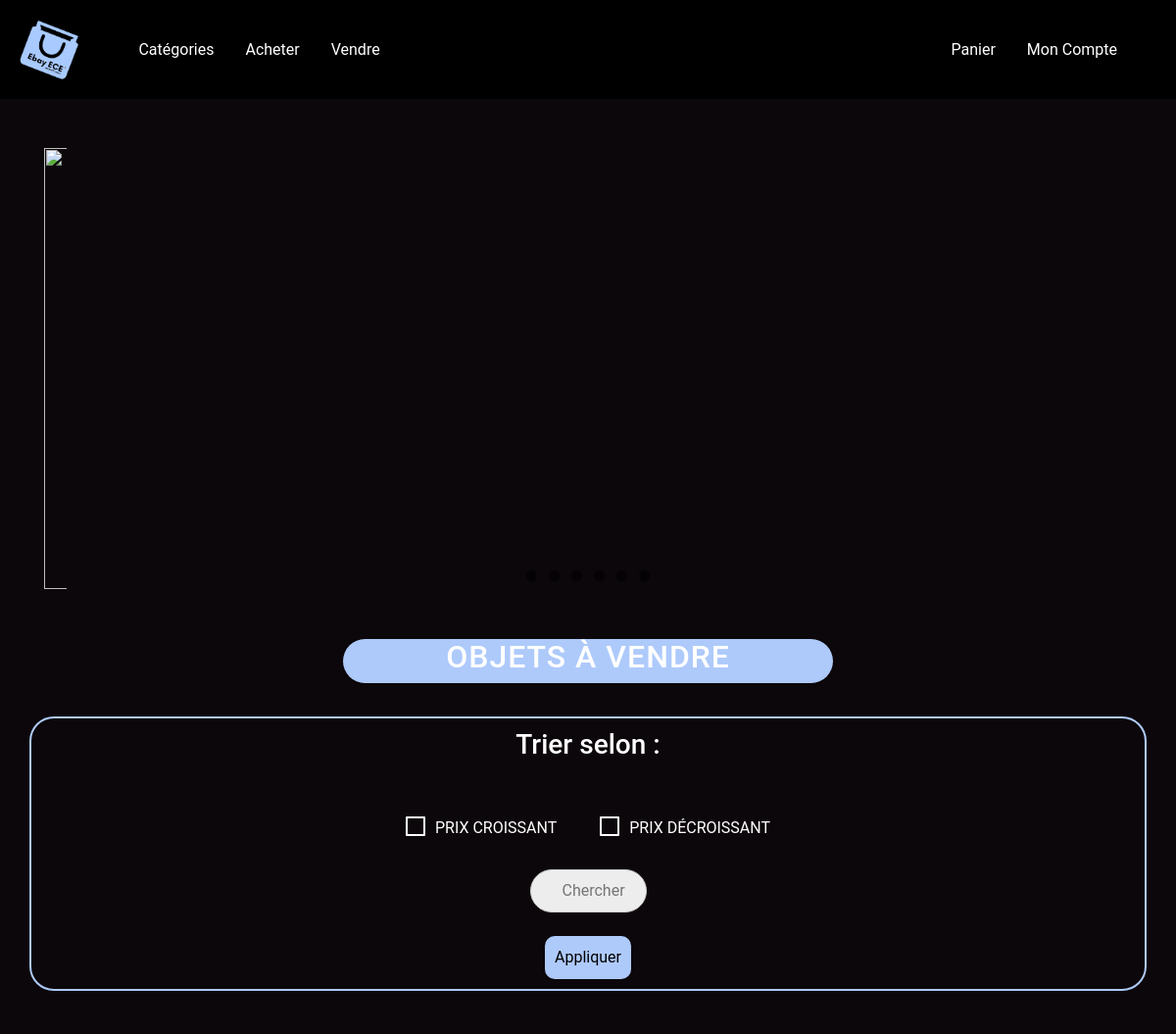
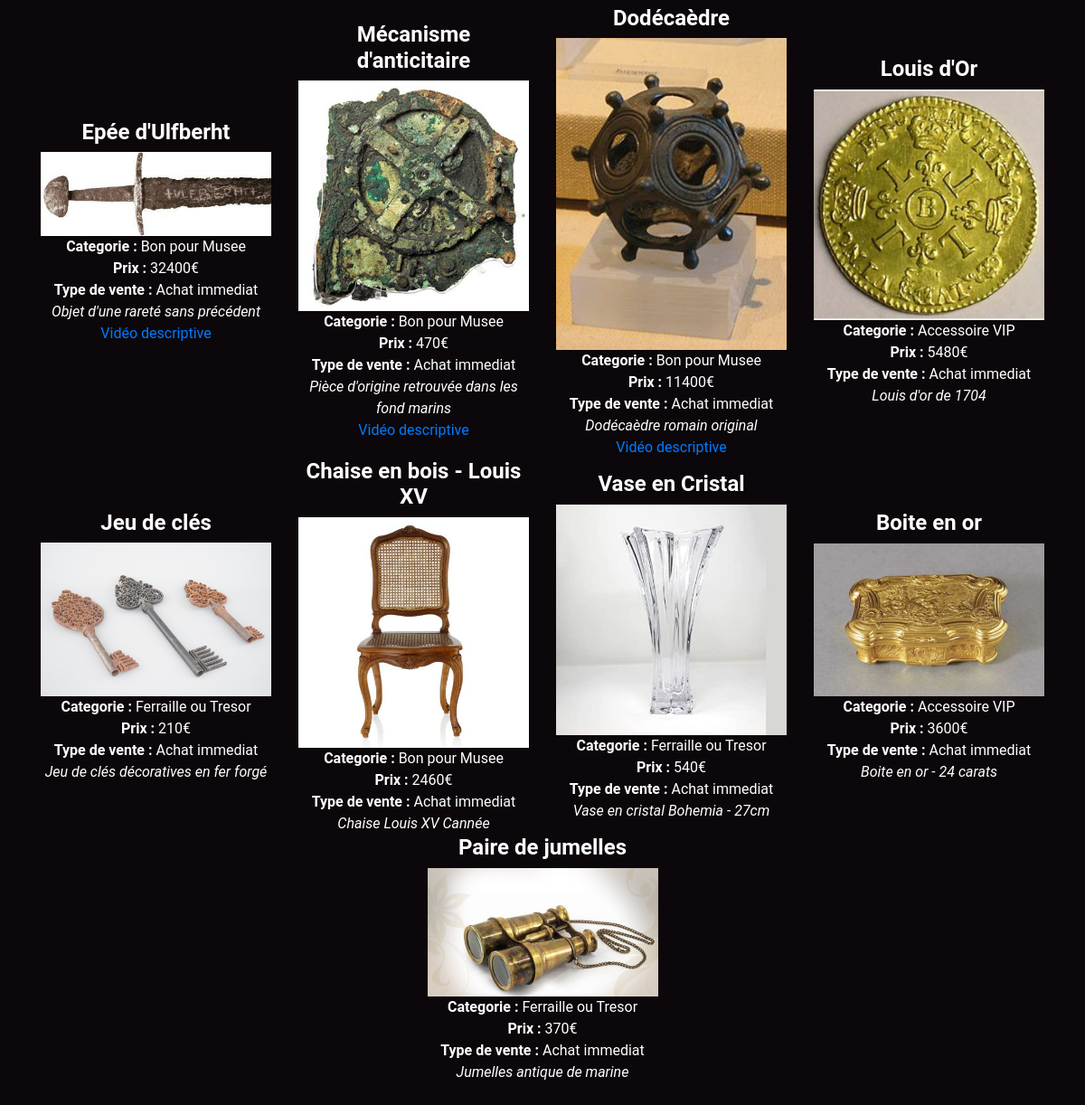
Page /achat.php?id=38 on the committed database (2 pictures, top to bottom).
### tables this page shows
CREATE TABLE IF NOT EXISTS `article` (
  `id` int(11) NOT NULL AUTO_INCREMENT,
  `Nom` varchar(255) NOT NULL,
  `Categorie` varchar(255) NOT NULL,
  `Prix` int(11) NOT NULL,
  `Typedevente` varchar(255) NOT NULL,
  `Description` varchar(255) NOT NULL,
  `idVendeur` int(11) NOT NULL,
  `Photo` varchar(255) NOT NULL,
  `Video` varchar(255) NOT NULL,
  `idAcheteur` varchar(255) NOT NULL,
  PRIMARY KEY (`id`)
);

### achat.php (the view, shortened to what this page needs)
<?php
$bdd = new PDO('mysql:host=127.0.0.1;dbname=piscine2020', 'root', '');
if(isset($_GET['id']) AND $_GET['id'] > 0)
{
    $getid = intval($_GET['id']);
    if(empty($_POST['prixcroi']) AND empty($_POST['prixdecroi']) AND empty($_POST['chercher']))
    {
        $verifarticle = $bdd->prepare('SELECT * FROM article');
        $verifarticle->execute(array($getid));
    }
    $articleexist = $verifarticle->rowCount();
?>
<!DOCTYPE html>
<html>
    <head>
        <link rel="stylesheet" href="https://stackpath.bootstrapcdn.com/bootstrap/4.1.3/css/bootstrap.min.css">
        <link rel="stylesheet" type="text/css" href="styleA.css">
        <link rel="stylesheet" type="text/css" href="slider.css">
        <link rel="stylesheet" type="text/css" href="navbar.css">
        <link rel="stylesheet" type="text/css" href="animtitre.css">
        <link rel="stylesheet" type="text/css" href="tri.css">
        <link rel="stylesheet" type="text/css" href="searchbox.css">
    </head>
    <body>
        <nav class="navbar navbar-expand-md">
            <a href="homeacheteur.php?id=<?php echo $_SESSION['id']?>"><img src="EbayECE.jpg" height="65" width="auto"></a>
            <div class="navbar-collapse" id="main-navigation">
            <ul class="navbar-nav">
                <li class="nav-item deroulant"><a class="nav-link" href="#">Catégories</a>
                </li>
                <li class="nav-item"><a class="nav-link"  href="achat.php?id=<?php echo $_SESSION['id']?>">Acheter</a></li>
                <li class="nav-item"><a class="nav-link"  href="connexionVendeur.php?id=<?php echo $_SESSION['id']?>">Vendre</a></li>
            </ul>
            </div>
            <div class="navbar-end" id="main-navigation">
            <ul class="navbar-nav">
               <li class="nav-item"><a class="nav-link" href="panier.php?id=<?php echo $_SESSION['id']?>">Panier</a></li>
               <li><a class="nav-link" href="compte.php?id=<?php echo $_SESSION['id']?>">Mon Compte</a></li>
            </ul>
            </div>
        </nav>
        <header class="container">
        <ul class="slides">
            <li class="slide-container">
                <div class="slide">
                    <img src="https://scontent-cdg2-1.xx.fbcdn.net/v/t1.15752-9/94385118_864913547315265_5204140378537590784_n.jpg?_nc_cat=111&_nc_sid=b96e70&_nc_ohc=YnxE4vLpeO4AX-e6B6s&_nc_ht=scontent-cdg2-1.xx&oh=b4824501e003c25a23d8ba4a21b8c0f9&oe=5EBFCEC2">
                </div>
            </li>
            <li class="nav-dots">
                <label for="img-1" class="nav-dot" id="img-dot-1"></label>
                <label for="img-2" class="nav-dot" id="img-dot-2"></label>
                <label for="img-3" class="nav-dot" id="img-dot-3"></label>
                <label for="img-4" class="nav-dot" id="img-dot-4"></label>
                <label for="img-5" class="nav-dot" id="img-dot-5"></label>
                <label for="img-6" class="nav-dot" id="img-dot-6"></label>
            </li>
        </ul>
        </header>
        <div>
            <h2>Objets à vendre</h2>
        </div>
        <form method="post" action=''>
            <div class="text-center">
                <div class=" container tri box">
                    <h3>Trier selon : </h3><br><br>
                    <section class="section section--tuli">
                        <div class="toggle-button toggle-button--tuli">
                            <label for="toggleButton11">Prix croissant</label>
                            <div class="toggle-button__icon"></div>
                        </div>
                        <div class="toggle-button toggle-button--tuli">
                            <label for="toggleButton12">Prix décroissant</label>
                            <div class="toggle-button__icon"></div>
                        </div>
                    </section>
                    <br>
                    <div class="search-box">
                       <input type="search" name="chercher" placeholder="Chercher"/>
                    </div><br>
                    <input class="confirmer" type="submit" name="confirmer" value="Appliquer">
                </div>
            </div>
        </form>
        <div class="container">
            <div class="row content">
                <div class="col-sm-12">
                    <div class="row">
                        <?php
                        if($articleexist > 0)
                        {
                            while($data = $verifarticle->fetch())
                            {
                            ?>
                            <div class="col-sm-3 article">
                                <h4><b><?php echo " "; echo $data['Nom']; ?><br></b> </h4>
                                <?php
                                    if(!empty($data['Photo']))
                                    {
                                ?>
                                        <img src="article/photo/<?php echo $data['Photo'];?>" style="width:100%">
                                <?php
                                    }
                                    else
                                    {
                                ?>
                                    <img src="https://cdn.pixabay.com/photo/2017/02/12/21/29/false-2061132_960_720.png" width="103%" >
                                <?php
                                }
                                ?>
                                <b>Categorie : </b><?php echo " "; echo $data['Categorie']; ?><br>
                                <b>Prix : </b><?php echo " "; echo $data['Prix']; ?>€<br>
                                <b>Type de vente : </b><?php echo " "; echo $data['Typedevente']; ?> <br>
                                <i><?php echo $data['Description']; ?></i>
                                <br>
                                <?php
                                if(!empty($data['Video']))
                                {
                                ?>
                                     <a href="article/video/<?php echo $data['Video']; ?>">Vidéo descriptive</a>
                                <?php
                                }
                                ?>
                            </div>
                        <?php
                            }
            }
            ?>
        </div>
    </body>
</html>
<?php
}
?>

### styleA.css (style rules this page uses)
body { padding: 0px; margin: 0px; background: #0c070a; font-family: 'Roboto', sans-serif; margin-bottom: 150px; color: white; }
.article { margin: auto; text-align: center; }

### slider.css (style rules this page uses)
.slides { padding: 0; width: auto; height: 450px; display: block; margin: 0 auto; position: relative; margin-bottom: 50px; margin-top: 50px; }
.slides * { user-select: none; -ms-user-select: none; -moz-user-select: none; -khtml-user-select: none; -webkit-user-select: none; -webkit-animation:slide 30s infinite; -moz-animation:slide 30s infinite; animation:slide 30s infinite; }
.slide-container { display: block; }
.slide { top: 0; opacity: 0; width: auto; height: 450px; display: block; position: absolute; transform: scale(0); align-content: center; transition: all .7s ease-in-out; }
.slide img { display:block; width: 115.7%; height: 450px; }
input:checked + .slide-container .slide { opacity: 1; transform: scale(1); transition: opacity 1s ease-in-out; }
.nav-dots { width: 100%; bottom: 9px; height: 11px; display: block; position: absolute; text-align: center; }
.nav-dots .nav-dot { top: -5px; width: 11px; height: 11px; margin: 0 4px; position: relative; border-radius: 100%; display: inline-block; background-color: rgba(0, 0, 0, 0.6); }

### navbar.css (style rules this page uses)
.navbar { background:#000; }
.nav-link, .navbar-brand { color: white; cursor: pointer; }
.nav-link { margin-right: 1em !important; }
.navbar-collapse { padding-left: 50px; justify-content: flex-start; }
.navbar-end { padding-right: 20px; justify-content: flex-end; }
nav ul { list-style-type: none; }
nav a { display: block; padding: 10px 0px; color: black; }

### animtitre.css (style rules this page uses)
h2 { text-align:center; text-transform:uppercase; letter-spacing:1px; width: 500px; margin:0 auto; position:relative; height: 30px; margin-bottom: 50px; }
h2:after { content:""; display: block; height: 150%; width: 100%; background: #AECAFB; position: absolute; bottom: 15px; top: 1px; border-radius: 50px; z-index: -1; animation: monAnim 1s infinite ease-in-out alternate; }

### tri.css (style rules this page uses)
*, *::after, *::before { box-sizing: border-box; }
.box { border: 2px solid #AECAFB; border-radius: 25px; padding: 10px; margin-bottom: 50px; }
.toggle-button { margin: 0 20px; }
.toggle-button { position: relative; display: inline-block; color: #fff; }
.toggle-button label { display: inline-block; text-transform: uppercase; cursor: pointer; text-align: left; }
.toggle-button__icon { cursor: pointer; pointer-events: none; }
.toggle-button__icon:before, .toggle-button__icon:after { content: ""; position: absolute; top: 45%; left: 35%; transition: 0.2s ease-out; }
.toggle-button--tuli label { line-height: 20px; text-indent: 30px; }
.toggle-button--tuli .toggle-button__icon { position: absolute; top: 0; left: 0; width: 20px; height: 20px; transition: all 0.2s; border: 2px solid #fff; border-radius: 1px; box-shadow: 0 1px 0 rgba(0, 0, 0, 0.1); text-shadow: 0 1px 0 rgba(0, 0, 0, 0.1); }
.toggle-button--tuli .toggle-button__icon:before, .toggle-button--tuli .toggle-button__icon:after { top: 5px; left: 2px; width: 12px; height: 2px; border-radius: 3px; background: #fff; box-shadow: 0 1px 0 rgba(0, 0, 0, 0.1); top: 35%; background: #61B136; opacity: 0; transform-origin: left center; }
.toggle-button--tuli .toggle-button__icon:before { transform: translate(0, 0) rotate(45deg) scale(0.6, 1); }
.toggle-button--tuli .toggle-button__icon:after { transform: translate(4px, 6px) rotate(-45deg); }
.confirmer { background-color: #AECAFB; color: black; padding: 10px; cursor: pointer; border: 2px; border-radius: 10px; }

### searchbox.css (style rules this page uses)
input { outline: none; }
input[type=search] { -webkit-appearance: textfield; -webkit-box-sizing: content-box; font-family: inherit; font-size: 100%; }
input[type=search] { padding: 9px 10px 9px 32px; width: 75px; background: #ededed url(https://static.tumblr.com/ftv85bp/MIXmud4tx/search-icon.png) no-repeat 9px center; border: solid 1px #ccc; -webkit-border-radius: 10em; -moz-border-radius: 10em; border-radius: 10em; -webkit-transition: all .5s; -moz-transition: all .5s; transition: all .5s; }

### rows in the picture
article: Nom "Epée d'Ulfberht", Photo (picture), Categorie "Bon pour Musee", Prix "32400", Typedevente "Achat immediat", Description "Objet d'une rareté sans précédent"
article: Nom "Mécanisme d'anticitaire", Photo (picture), Categorie "Bon pour Musee", Prix "470", Typedevente "Achat immediat", Description "Pièce d'origine retrouvée dans les fond marins"
article: Nom "Dodécaèdre", Photo (picture), Categorie "Bon pour Musee", Prix "11400", Typedevente "Achat immediat", Description "Dodécaèdre romain original"
article: Nom "Louis d'Or", Photo (picture), Categorie "Accessoire VIP", Prix "5480", Typedevente "Achat immediat", Description "Louis d'or de 1704"
article: Nom "Jeu de clés", Photo (picture), Categorie "Ferraille ou Tresor", Prix "210", Typedevente "Achat immediat", Description "Jeu de clés décoratives en fer forgé"
article: Nom "Chaise en bois - Louis XV", Photo (picture), Categorie "Bon pour Musee", Prix "2460", Typedevente "Achat immediat", Description "Chaise Louis XV Cannée"
article: Nom "Vase en Cristal", Photo (picture), Categorie "Ferraille ou Tresor", Prix "540", Typedevente "Achat immediat", Description "Vase en cristal Bohemia - 27cm"
article: Nom "Boite en or", Photo (picture), Categorie "Accessoire VIP", Prix "3600", Typedevente "Achat immediat", Description "Boite en or - 24 carats"
article: Nom "Paire de jumelles", Photo (picture), Categorie "Ferraille ou Tresor", Prix "370", Typedevente "Achat immediat", Description "Jumelles antique de marine"
